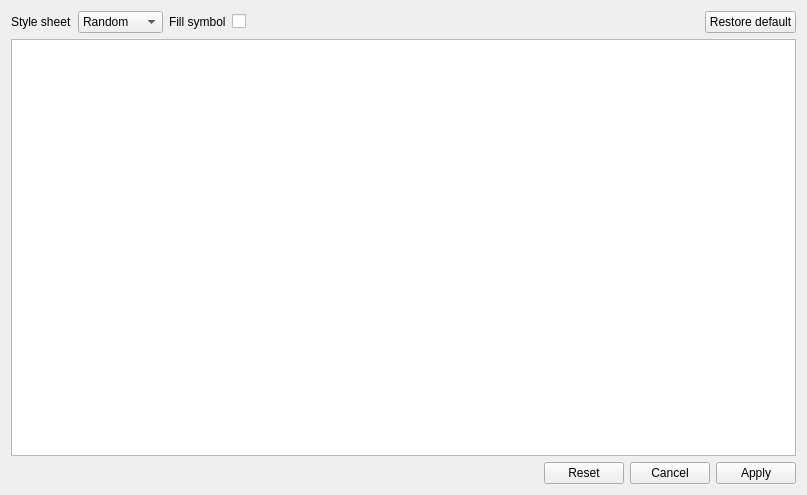
<?xml version="1.0" encoding="UTF-8"?>
<ui version="4.0">
 <class>SettingsDataGraph</class>
 <widget class="QWidget" name="SettingsDataGraph">
  <property name="geometry">
   <rect>
    <x>0</x>
    <y>0</y>
    <width>807</width>
    <height>495</height>
   </rect>
  </property>
  <property name="minimumSize">
   <size>
    <width>800</width>
    <height>400</height>
   </size>
  </property>
  <property name="maximumSize">
   <size>
    <width>1200</width>
    <height>800</height>
   </size>
  </property>
  <property name="windowTitle">
   <string>Graph Customization</string>
  </property>
  <property name="windowIcon">
   <iconset>
    <normaloff>../icons/icon_settings.png</normaloff>../icons/icon_settings.png</iconset>
  </property>
  <layout class="QVBoxLayout" name="verticalLayout_2">
   <item>
    <layout class="QHBoxLayout" name="horizontalLayout_2">
     <item>
      <widget class="QLabel" name="label">
       <property name="minimumSize">
        <size>
         <width>0</width>
         <height>0</height>
        </size>
       </property>
       <property name="baseSize">
        <size>
         <width>0</width>
         <height>0</height>
        </size>
       </property>
       <property name="text">
        <string>Style sheet</string>
       </property>
      </widget>
     </item>
     <item>
      <widget class="QComboBox" name="cb_stylesheet">
       <item>
        <property name="text">
         <string>Random</string>
        </property>
       </item>
       <item>
        <property name="text">
         <string>Grayscale</string>
        </property>
       </item>
      </widget>
     </item>
     <item>
      <widget class="QLabel" name="label_2">
       <property name="text">
        <string>Fill symbol</string>
       </property>
      </widget>
     </item>
     <item>
      <widget class="QCheckBox" name="chb_fillsymbol">
       <property name="text">
        <string/>
       </property>
      </widget>
     </item>
     <item>
      <spacer name="horizontalSpacer_2">
       <property name="orientation">
        <enum>Qt::Horizontal</enum>
       </property>
       <property name="sizeHint" stdset="0">
        <size>
         <width>40</width>
         <height>20</height>
        </size>
       </property>
      </spacer>
     </item>
     <item>
      <widget class="QPushButton" name="pb_restore_default">
       <property name="text">
        <string>Restore default</string>
       </property>
      </widget>
     </item>
    </layout>
   </item>
   <item>
    <layout class="QVBoxLayout" name="verticalLayout">
     <item>
      <widget class="QTreeView" name="tree">
       <property name="minimumSize">
        <size>
         <width>0</width>
         <height>0</height>
        </size>
       </property>
       <property name="maximumSize">
        <size>
         <width>16777215</width>
         <height>16777215</height>
        </size>
       </property>
       <property name="editTriggers">
        <set>QAbstractItemView::NoEditTriggers</set>
       </property>
       <property name="selectionMode">
        <enum>QAbstractItemView::NoSelection</enum>
       </property>
       <property name="selectionBehavior">
        <enum>QAbstractItemView::SelectColumns</enum>
       </property>
       <property name="indentation">
        <number>0</number>
       </property>
       <property name="itemsExpandable">
        <bool>false</bool>
       </property>
       <property name="expandsOnDoubleClick">
        <bool>false</bool>
       </property>
       <attribute name="headerCascadingSectionResizes">
        <bool>false</bool>
       </attribute>
       <attribute name="headerMinimumSectionSize">
        <number>20</number>
       </attribute>
       <attribute name="headerDefaultSectionSize">
        <number>100</number>
       </attribute>
       <attribute name="headerStretchLastSection">
        <bool>true</bool>
       </attribute>
      </widget>
     </item>
    </layout>
   </item>
   <item>
    <layout class="QHBoxLayout" name="horizontalLayout">
     <item>
      <spacer name="horizontalSpacer">
       <property name="orientation">
        <enum>Qt::Horizontal</enum>
       </property>
       <property name="sizeHint" stdset="0">
        <size>
         <width>40</width>
         <height>20</height>
        </size>
       </property>
      </spacer>
     </item>
     <item>
      <widget class="QPushButton" name="pb_reset">
       <property name="text">
        <string>Reset</string>
       </property>
      </widget>
     </item>
     <item>
      <widget class="QPushButton" name="pb_cancel">
       <property name="text">
        <string>Cancel</string>
       </property>
      </widget>
     </item>
     <item>
      <widget class="QPushButton" name="pb_apply">
       <property name="text">
        <string>Apply</string>
       </property>
      </widget>
     </item>
    </layout>
   </item>
  </layout>
 </widget>
 <resources/>
 <connections/>
</ui>
